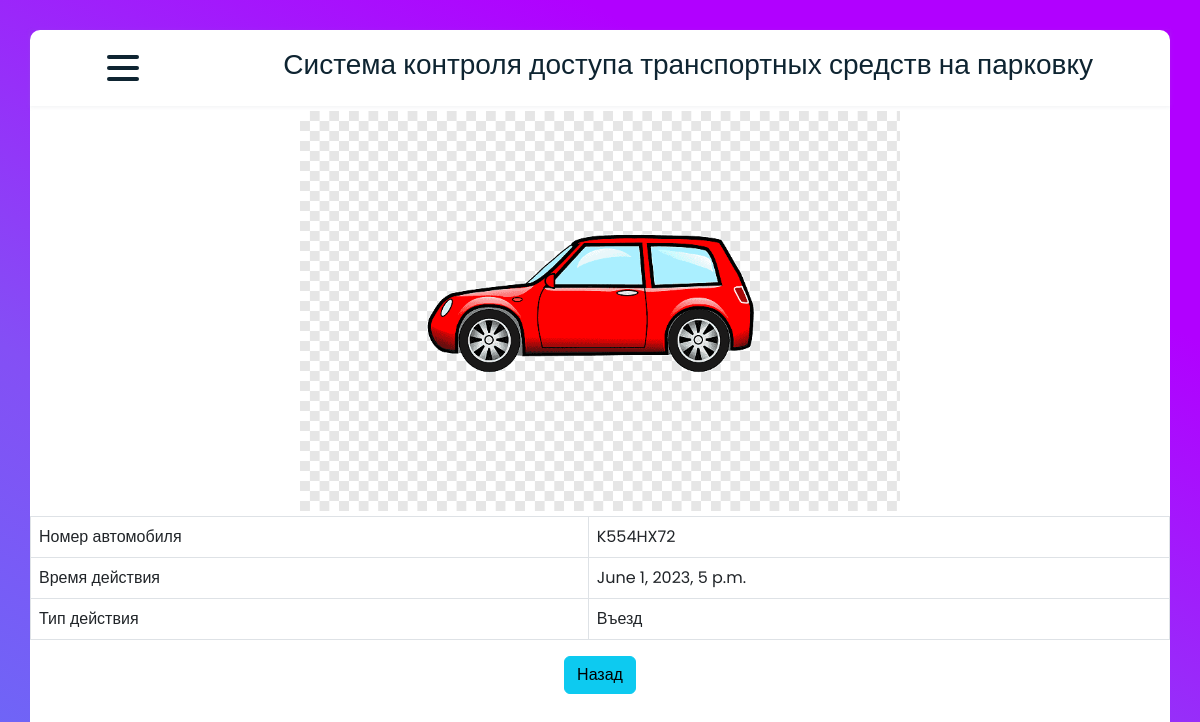
The page /carRegister/3/ (signed in) on the database its author committed.
### carRegister/models.py (models this page shows, shortened)
class CarRegister(models.Model):
    employee = models.ForeignKey(WhiteList, on_delete=models.CASCADE)
    type_of_action = models.CharField("Название действия", max_length=20)
    date = models.DateTimeField("Время")
    image = models.ImageField(upload_to='carRegister/')

class WhiteList(models.Model):
    name = models.CharField('Имя пользователя', max_length=50)
    car_number = models.CharField('Номер автомобиля', max_length=11)

### carRegister/views.py (the view)
# urls.py: path('carRegister/<int:pk>/', MyModelDetailView.as_view(), name='actions_detail'),
class MyModelDetailView(LoginRequiredMixin, DetailView):
    login_url = '/account/login'
    model = CarRegister
    template_name = 'carRegister/actions-detail.html'
    context_object_name = 'item'

### carRegister/templates/carRegister/actions-detail.html (shortened to what this page needs)
{% extends 'carRegister/layout.html' %}
{% load static %}
{% block content %}
<div class="detailViewDiv" id="detailViewDiv">
    <img style="width: 600px; height: 400px; margin: 5px;" src="/images/{{ item.image }}" alt="">
    <table class="table table-bordered" id="table">
  <tbody>
  <tr>
      <td>Номер автомобиля</td>
      <td>{{ item.employee.car_number }}</td>
  </tr>
   <tr>
      <td>Время действия</td>
      <td>{{ item.date }}</td>
  </tr>
   <tr>
      <td>Тип действия</td>
      <td>{{ item.type_of_action }}</td>
  </tr>
  </tbody>
</table>
    <a href="/actions-history/"><button class="btn btn-info">Назад</button></a>
</div>
{% endblock %}

### carRegister/static/carRegister/css/main.css (style rules this page uses)
* { margin: 0; padding: 0; box-sizing: border-box; }
body { font-family: "Poppins", sans-serif; }
body { background: rgb(2,0,36); background: linear-gradient(29deg, rgba(2,0,36,1) 0%, rgba(106,106,247,1) 0%, rgba(132,79,245,1) 32%, rgba(177,0,255,1) 77%); overflow-y: hidden; }
.detailViewDiv { display: flex; flex-direction: column; align-items: center; }

### rows shown on the page
CarRegister: image (picture), employee.car_number "K554HX72", date "June 1, 2023, 5 p.m.", type_of_action "Въезд"
